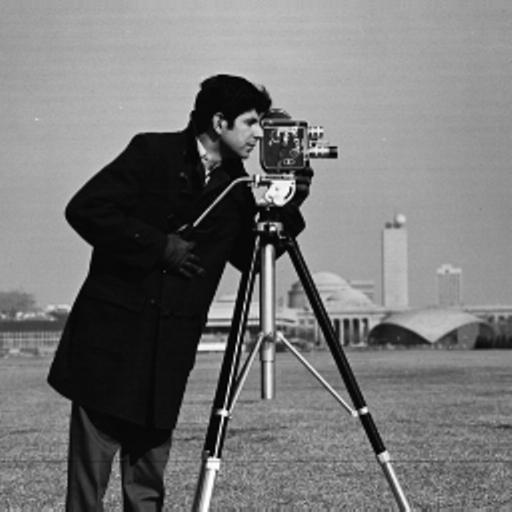
#> input picture Operações aritméticas e lógicas/cameraman.tif, 512 x 512 px
$ python or.py
#> lines starting #> are read from the running program, lines starting #| are printed output that depends on the picture
import cv2

imagem_1 = cv2.imread('cameraman.tif')
#> imagem_1 is the input picture: shape (512, 512, 3); min 0, max 255, mean 118.3
imagem_2 = cv2.imread('artificial.tif')
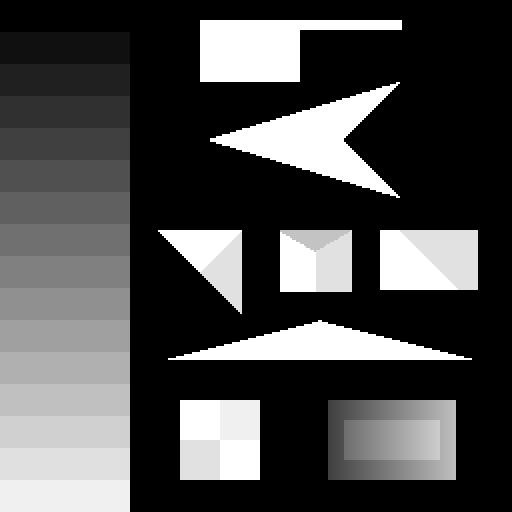
#> input picture Operações aritméticas e lógicas/artificial.tif, 512 x 512 px
#> imagem_2 is the input picture: shape (512, 512, 3); min 0, max 255, mean 75.2

cv2.imshow('imagem 1', imagem_1)
cv2.waitKey(0)
cv2.imshow('imagem 2', imagem_2)
cv2.waitKey(0)

imagem_1_or_imagem_2 = cv2.bitwise_or(imagem_1, imagem_2)
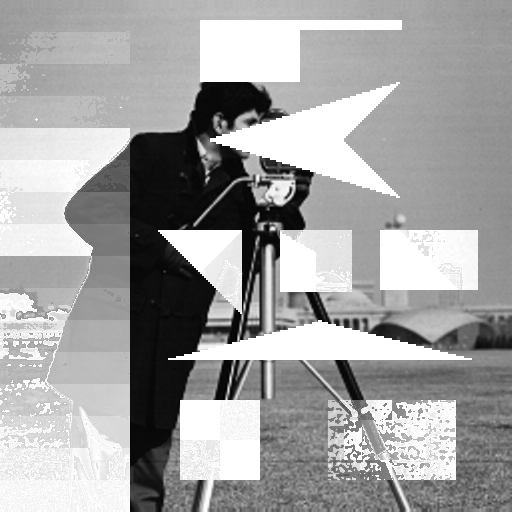
#> imagem_1_or_imagem_2: shape (512, 512, 3); min 0, max 255, mean 161.9
cv2.imwrite('imagem_1_or_imagem_2.png', imagem_1_or_imagem_2)
cv2.imshow('imagem 1 or imagem 2', imagem_1_or_imagem_2)
cv2.waitKey(0)
